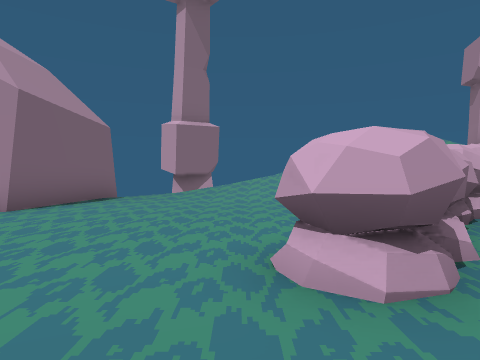
[1] (above)

24 first-person views from a walk through a 3-D level made in the Unity game engine. The camera is 1.2 m above the floor, tilts 2° down and sees 75° across. The floor is counted in squares, 2 m on a side. Each view is taken from the middle of a square. On the plan, view 1 faces up. The plan holds only what a view shows up to about 9 squares ahead; the rest is blank. The place goes on beyond the plan. The player character is not drawn. Some surface patterns are stand-ins.

[2]
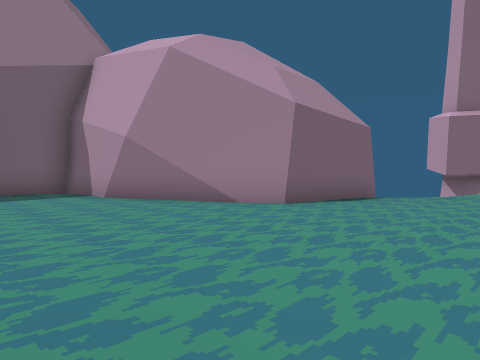

[3]
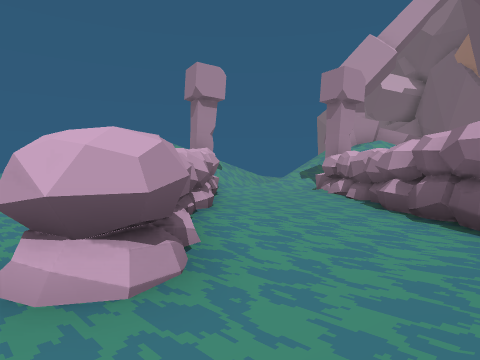

[4]
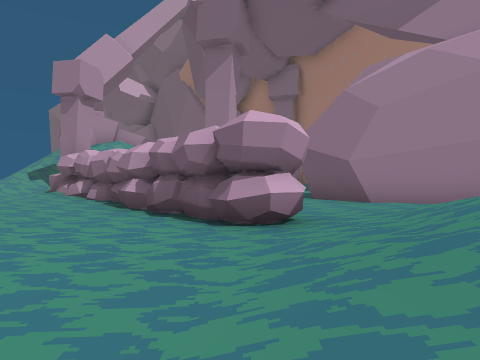

[5]
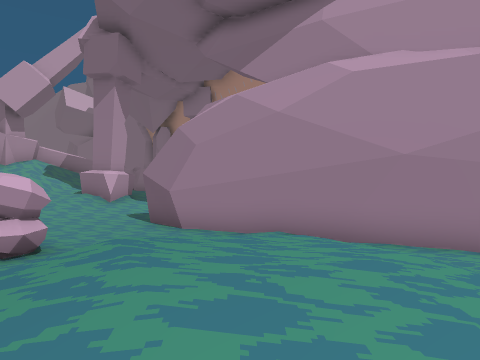

[6]
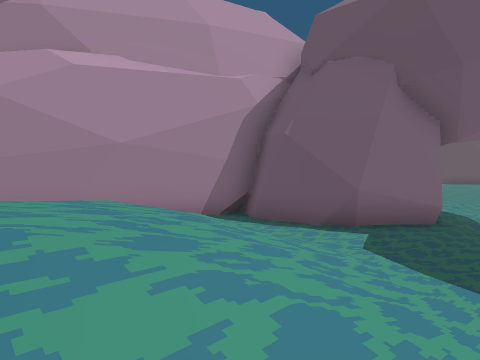

[7]
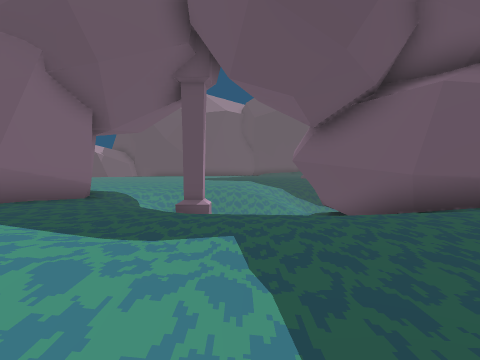

[8]
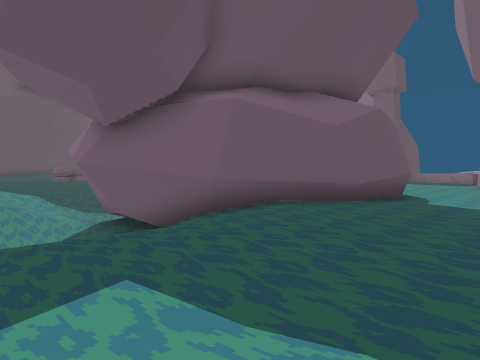

[9]
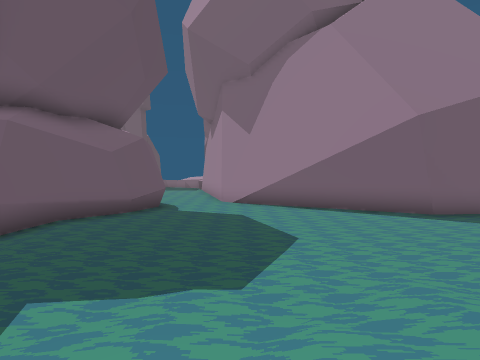

[10]
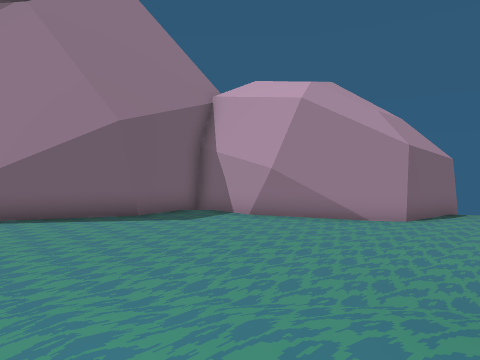

[11]
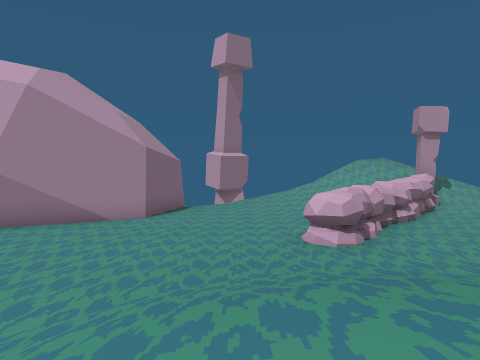

[12]
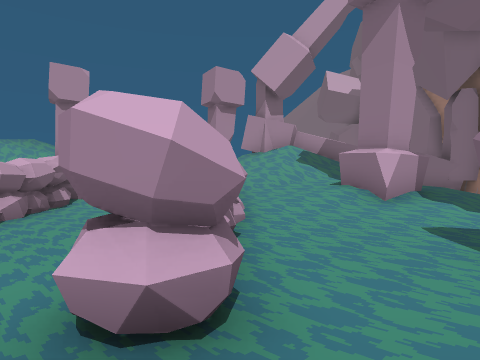

[13]
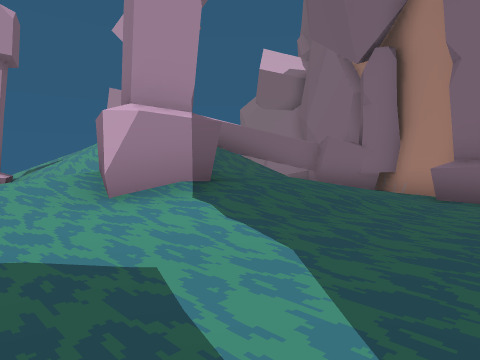

[14]
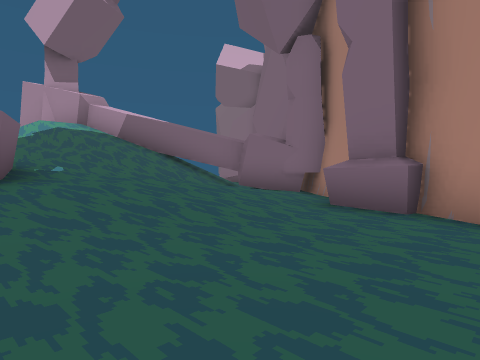

[15]
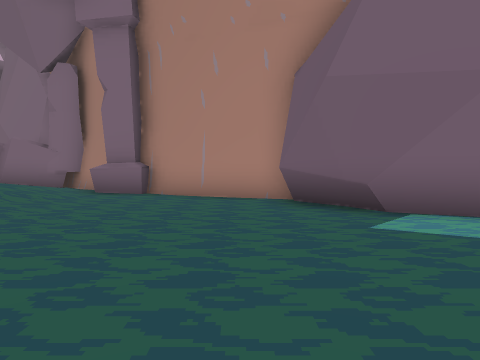

[16]
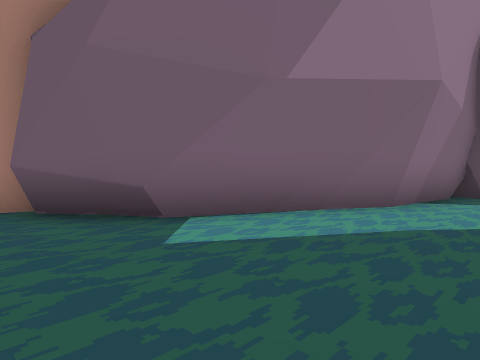

[17]
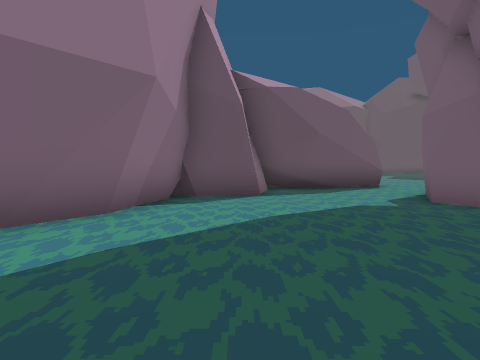

[18]
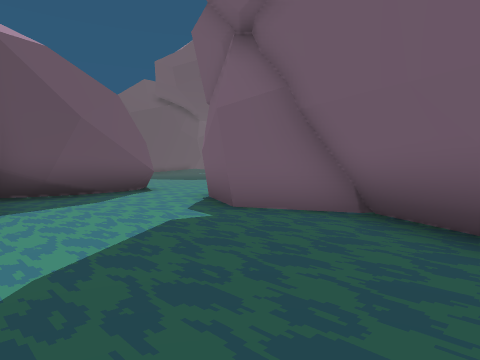

[19]
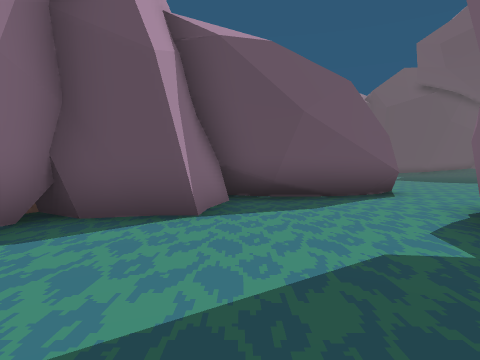

[20]
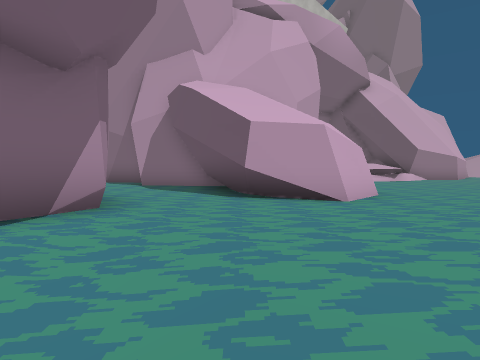

[21]
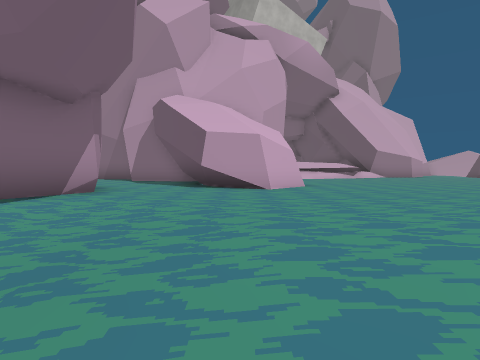

[22]
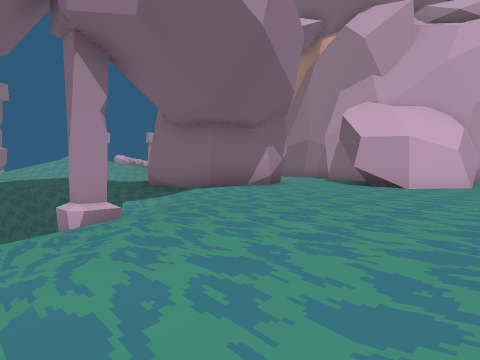

[23]
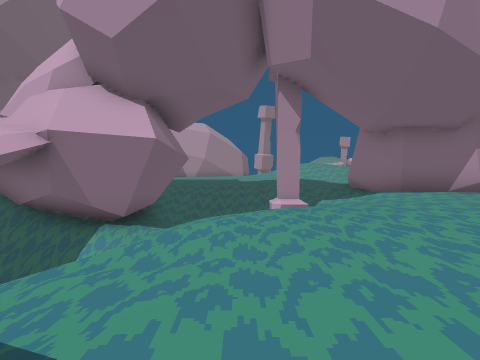

[24]
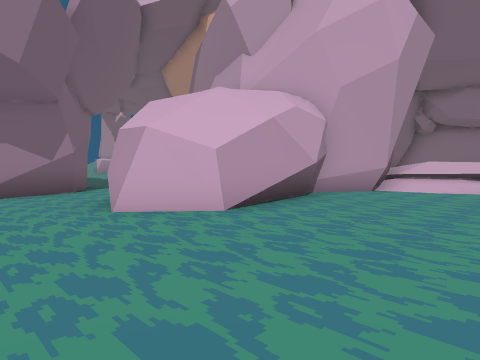

### Floor plan
Key: @ floor where view 1 was taken; # wall or solid block; x gap in a wall; . main floor; : floor 0.5 m higher than the main floor; - floor 0.5 m lower than the main floor; + floor 0.75 m higher than the main floor; _ floor 0.75 m lower than the main floor; * floor 1.25 m higher than the main floor; % floor 1.5 m higher than the main floor; < floor 2 m lower than the main floor; ( floor 2.5 m lower than the main floor; / step, stairs or slope; = window, fence, low wall or low ledge; ^ raised ledge; v drop or lower ground; P pillar; R rock; O other object.
Columns run from 10 left of view 1 to 18 right of it. Each row starts with its distance up from view 1.
 10          x
  9         v///
  8        x=..:
  7       #.....   RP     #
  6       #.....  RR...////P
  5      ##..... RR....P  /##
  4    ###......OR....RR////^#
  3 ####.......RR....RR://///##
  2 #..........R....RR/++*////#
  1 #..............RR.//#^++:.###
  0 #.........@...RR....#+++:..P
 -1 ........////:.R.....//:...#
 -2 .......///*///...#.......##
 -3 .......:+*%%   .##......#^
 -4 .......:+%%%%  .# ......#
 -5 ........//%%*  .#.......#
 -6 ........://// /## ....###
 -7 ........../  ..# .....#
 -8 #.............##.....##
 -9 ##..---.......#......#
-10  ##_  //-..####.....##
-11   ##  ////##  #.....#
-12    #  (///##  #.....#
-13 #  #/  #//-####...###
-14 ####</////..##....#
-15 /////// /--.....###
-16  /// ///-.....####
-17      _-......#####
-18      /........#######
-19     //..............//
-20     /-...............+%
-21      -..   ........../%
-22       .    .......

Positions as (right, up) in squares from view 1, and headings:
1: (0, 0), facing up
2: (0, 0), facing up-left
3: (0, 0), facing up-right
4: (0, 0), facing right
5: (-1, -4), facing right
6: (-2, -4), facing down-right
7: (-4, -4), facing down
8: (-3, -5), facing down-left
9: (-1, -5), facing left
10: (-1, -4), facing up-left
11: (-1, -4), facing up
12: (3, -2), facing up-right
13: (8, -3), facing up-right
14: (10, -4), facing up-right
15: (7, -5), facing right
16: (8, -5), facing down-right
17: (8, -6), facing down
18: (8, -8), facing down-left
19: (7, -9), facing down
20: (-2, -16), facing right
21: (-4, -17), facing right
22: (-5, -20), facing up-right
23: (-4, -22), facing up
24: (1, -22), facing up-right
